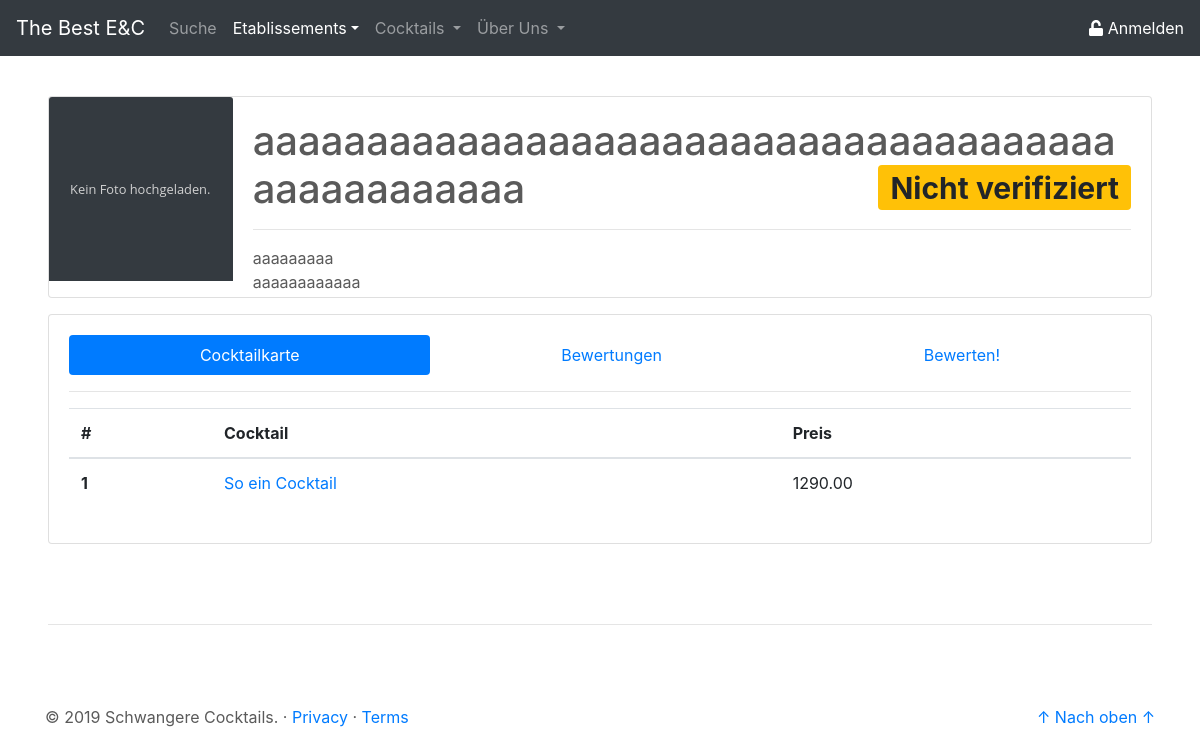
The page /site/etablissement_details.php?etab_id=8 on the database as committed earlier.
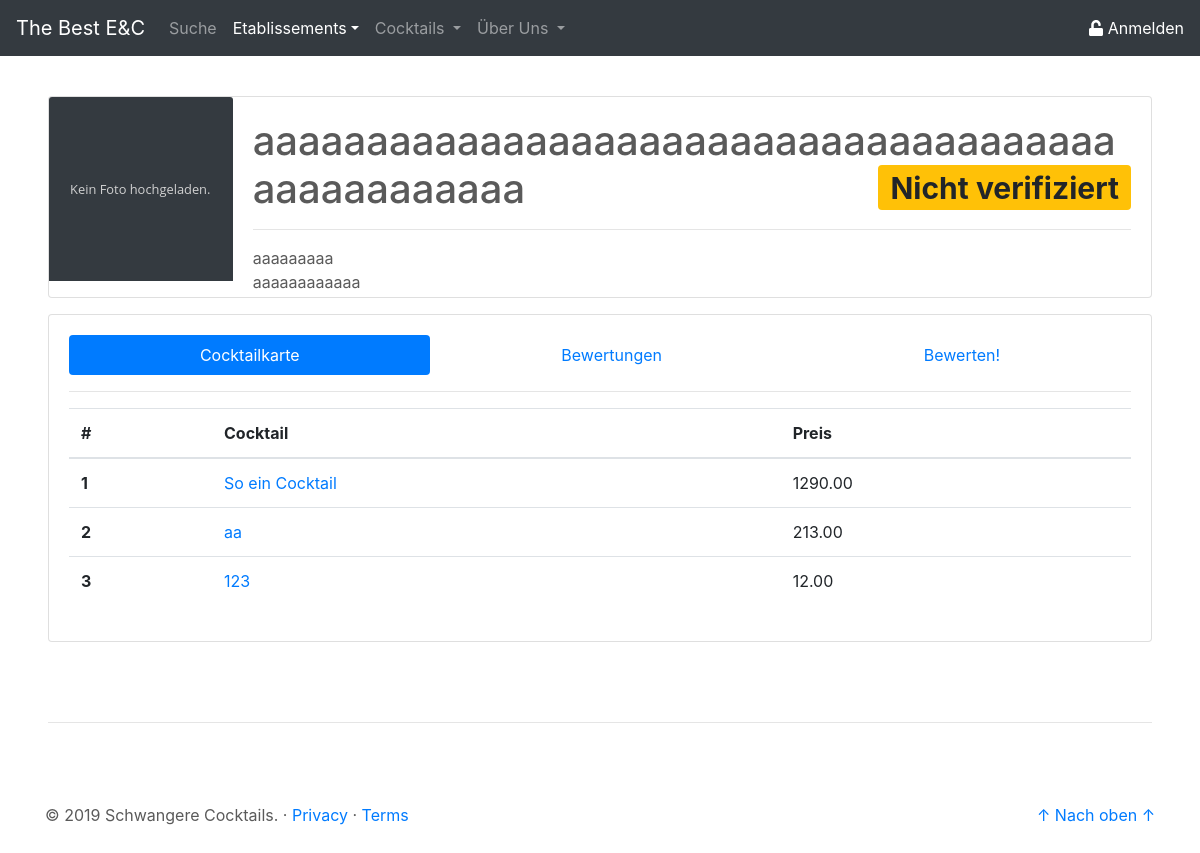
The same page on the database as committed later.
### tables this page shows
CREATE TABLE `cock_etab` (
  `id` int(11) NOT NULL,
  `etab_id` int(11) NOT NULL,
  `cock_id` int(11) NOT NULL,
  `preis` decimal(10,2) NOT NULL
);

CREATE TABLE `cock` (
  `id` int(11) NOT NULL,
  `name` varchar(50) NOT NULL,
  `beschreibung` text NOT NULL,
  `img` longblob NOT NULL
);

### php/db/select_etabInfo.php (called while the page is built, shortened)
<?php
$pdo = new PDO('mysql:host=localhost;dbname=dbprog', 'root', '');
$statement = $pdo->prepare(
    "SELECT e.id as id,
			e.name as name,
			e.anschrift as anschrift,
			e.ort as ort,
			e.img as img,
			e.verifiziert as verifiziert
	 FROM etab e
	 WHERE e.id = :etab_id");
$result = $statement->execute(array('etab_id' => $etabId));
$etabInfo = $statement->fetch();

### php/db/select_cocktailkarte.php (called while the page is built, shortened)
<?php
$pdo = new PDO('mysql:host=localhost;dbname=dbprog', 'root', '');
if(isset($cockId)){
	$statement = $pdo->prepare(
		"SELECT e.id as id
			   ,e.name as name
			   ,e.ort as ort
			   ,ce.preis as preis
			   ,AVG(bc.wert) as wert
		 FROM cock_etab ce
			JOIN etab e
				ON e.id = ce.etab_id
			LEFT JOIN bew_cock bc
				ON ce.id = bc.cock_etab_id
		 WHERE ce.cock_id = :cock_id
		 GROUP BY e.id
				 ,e.name
				 ,e.ort
				 ,ce.preis
				 ,ce.cock_id");
	$result = $statement->execute(array('cock_id' => $cockId));
} else {
	$statement = $pdo->prepare(
		"SELECT c.id as id,
				c.name as name,
				ce.preis as preis
		 FROM cock_etab ce
		 	JOIN cock c
			 	ON c.id = ce.cock_id
		 WHERE ce.etab_id = :etab_id");
$result = $statement->execute(array('etab_id' => $etabId));
}
$cocktailkarte = $statement->fetchAll();

### site/etablissement_details.php (the view, shortened to what this page needs)
<?php
$etabId = $_GET['etab_id'];
include('../php/db/select_etabInfo.php');
include('../php/db/select_cocktailkarte.php');
?>
<!doctype html>
<html lang="de">
<head>
	<link rel="stylesheet" href="https://stackpath.bootstrapcdn.com/bootstrap/4.3.1/css/bootstrap.min.css">
	<link href="../css/csstoolbox.css" rel="stylesheet">
</head>
<body>
	<header>
		<?php
		include('../php/buildHeader.php');
		?>
	</header>
	<main role="main">
		<div class="mt-5 ml-5 mr-5">
			<div class="card mb-3" width="100%" style="max-height: 360px;">
				<div class="row no-gutters">
					<div class="col-md-2">
						<?php
						if ($etabInfo["img"] == null)
							echo '<img src="../res/placeholder_no_image.svg" class="card-img-top">';
						else
							echo '<img src="../php/db/get_img.php?etab_id=' . $etabInfo["id"] . '" class="card-img-top">';
						?>
					</div>
					<div class="col-md-10">
						<div class="card-body d-flex flex-column" style="max-height: 200px;">
							<div>
								<h1 class="card-title"> <?php echo $etabInfo["name"];
														if ($etabInfo["verifiziert"] == 1) {
															echo '
															<span class="badge badge-primary float-right">Verifiziert</span>';
														} else {
															echo '
															<span class="badge badge-warning float-right">Nicht verifiziert</span>';
														} ?>
								</h1>
								<hr>
							</div>
							<div>
								<p class="card-text"> <?php echo $etabInfo["ort"] . '<br>' . $etabInfo["anschrift"]; ?> </p>
							</div>
						</div>
					</div>
				</div>
			</div>
			<div class="card card-body">
				<ul class="nav nav-pills flex-column flex-sm-row" id="etabDetail-tab" role="tablist">
					<li class="flex-sm-fill text-sm-center nav-item">
						<a class="nav-link active" id="cocktailKarte-tab" data-toggle="pill" href="#cocktailKarte" role="tab" aria-controls="cocktailKarte" aria-selected="true">Cocktailkarte</a>
					</li>
					<li class="flex-sm-fill text-sm-center nav-item">
						<a class="nav-link" id="bewertungen-tab" data-toggle="pill" href="#bewertungen" role="tab" aria-controls="bewertungen" aria-selected="false">Bewertungen</a>
					</li>
					<li class="flex-sm-fill text-sm-center nav-item">
						<a class="nav-link" id="bewerten-tab" data-toggle="pill" href="#bewerten" role="tab" aria-controls="bewerten" aria-selected="false">Bewerten!</a>
					</li>
				</ul>
				<hr>
				<div class="tab-content" id="etabDetail-tabContent">
					<div class="tab-pane fade show active" id="cocktailKarte" role="tabpanel" aria-labelledby="cocktailKarte-tab">
						<?php echo '
						<table class="table">
							<thead>
								<tr>
									<th scope="col">#</th>
									<th scope="col">Cocktail</th>
									<th scope="col">Preis</th>
								</tr>
							</thead>
							<tbody>';
						for ($i = 0; $i < count($cocktailkarte); $i++) {
							echo '<tr>';
							echo '<th scope="row">' . ($i + 1) . '</th>';
							echo '<td> <a class="" href="cocktail_details.php?cock_id= ' . $cocktailkarte[$i]["id"] . '">' . $cocktailkarte[$i]["name"] . '</a></td>';
							echo '<td>' . $cocktailkarte[$i]["preis"] . '</td>';
							echo '</tr>';
						}
						echo '</tbody></table>';
						?>
					</div>
				</div>
			</div>
		</div>
	</main>
	<hr class="ct-hr-divider ml-5 mr-5">
	<footer role="footer" class="container">
		<?php
		include('../php/buildFooter.php');
		?>
	</footer>
</body>
</html>

Rows that differ between the two databases and show on the page:
added cock_etab: cock.name "aa", preis "213.00"
added cock_etab: cock.name "123", preis "12.00"
